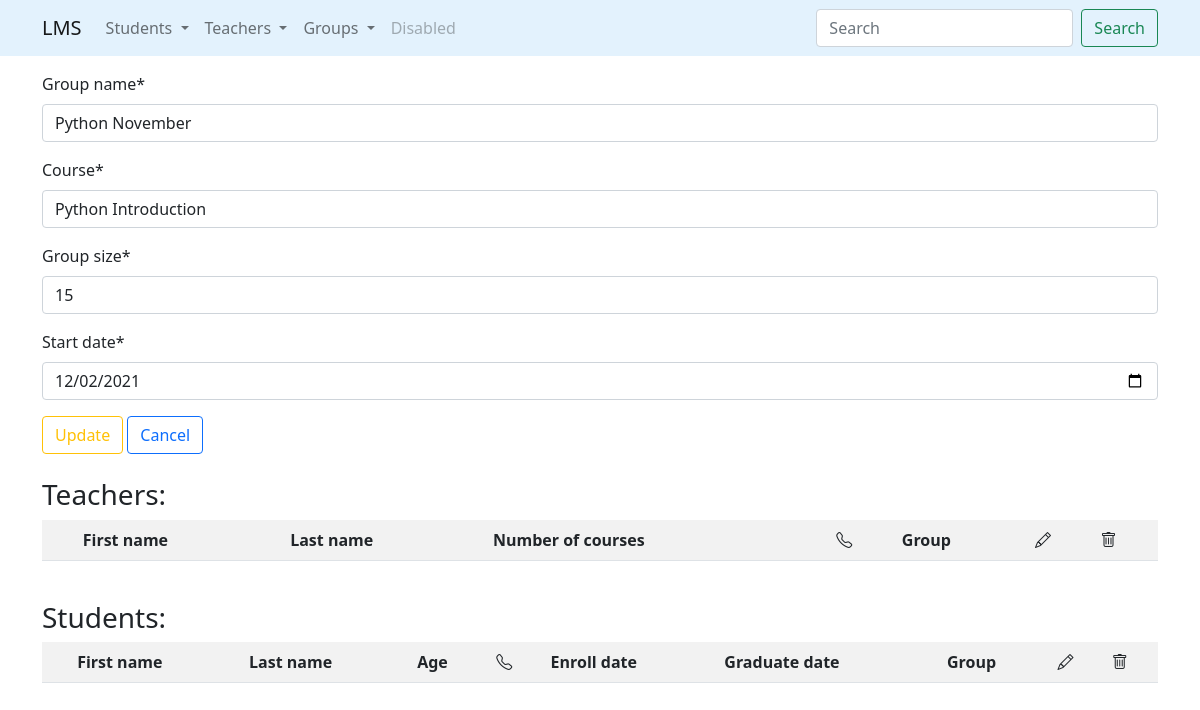
The app's page /groups/update/1/, older data.
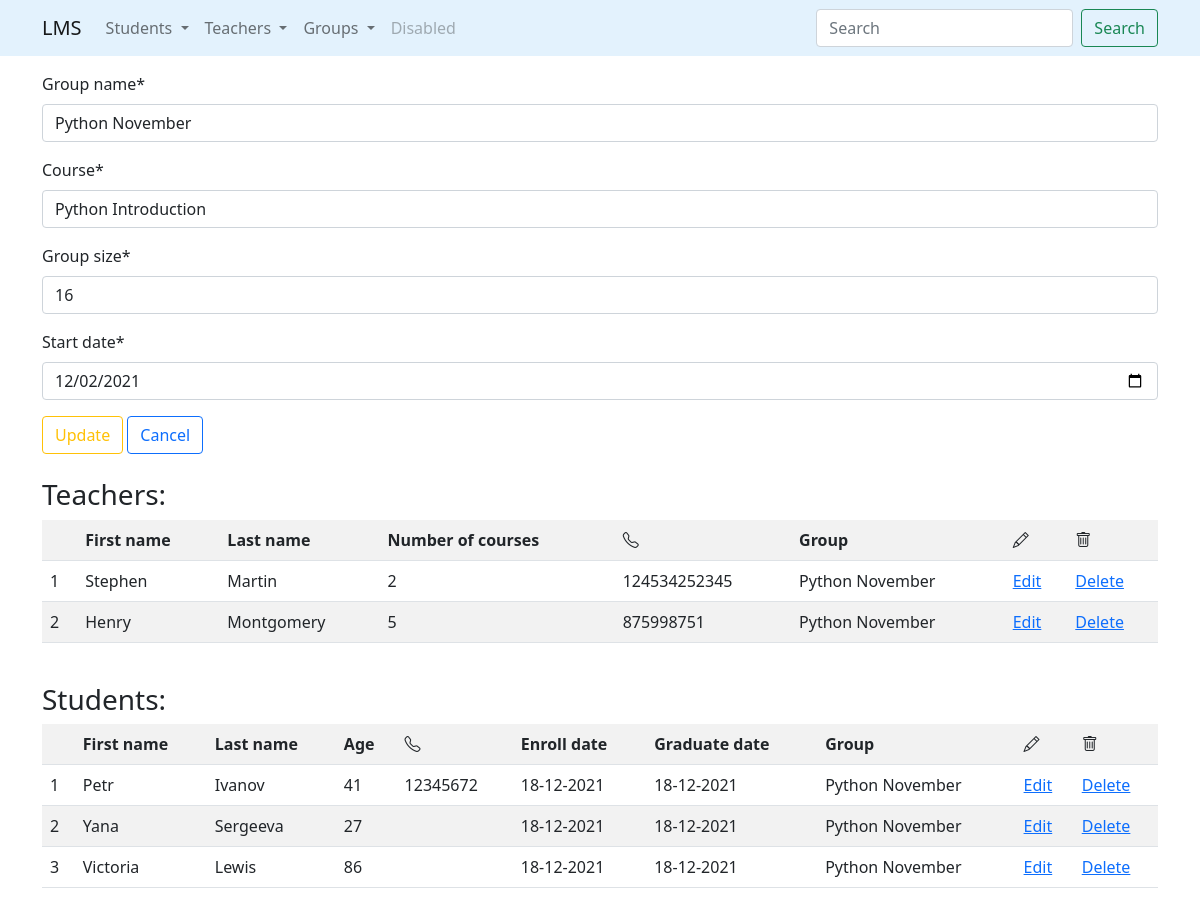
The same page, newer data.
### groups/models.py (models this page shows)
class Group(models.Model):
    group_name = models.CharField(
        max_length=100,
        validators=[MinLengthValidator(2)]
    )
    course = models.CharField(
        max_length=100,
        validators=[MinLengthValidator(2)]
    )
    group_size = models.IntegerField()
    start_date = models.DateField(default=datetime.date.today)
    def __str__(self):
        return self.group_name

### teachers/models.py (models this page shows, shortened)
class Teacher(models.Model):
    first_name = models.CharField(
        max_length=100,
        validators=[MinLengthValidator(2)]
    )
    last_name = models.CharField(
        max_length=100,
        validators=[MinLengthValidator(2)]
    )
    num_of_courses = models.IntegerField()
    employment_date = models.DateField(default=datetime.date.today)
    phone_number = models.CharField(
        max_length=20,
        default='',
        validators=[
            MinLengthValidator(7),
            unique_number_validator
        ]
    )
    group = models.ForeignKey(
        Group,
        on_delete=models.SET_NULL,
        null=True,
        related_name='teachers'
    )

### students/models.py (models this page shows, shortened)
class Students(models.Model):
    first_name = models.CharField(
        max_length=100,
        validators=[MinLengthValidator(2)]
    )
    last_name = models.CharField(
        max_length=100,
        validators=[MinLengthValidator(2)]
    )
    age = models.IntegerField()
    birthday = models.DateField(
        default=datetime.date.today,
        validators=[AdultValidator(20)]
    )
    phone_number = models.CharField(
        max_length=20,
        default='',
        validators=[
            MinLengthValidator(7),
            unique_number_validator
        ]
    )
    enroll_date = models.DateField(default=datetime.date.today)
    graduate_date = models.DateField(default=datetime.date.today)
    group = models.ForeignKey(
        Group,
        on_delete=models.SET_NULL,
        null=True,
        related_name='students'
    )

### groups/views.py (the view)
# urls.py: path('update/<int:pk>/', update_group, name='update'),
def update_group(request, pk):
    group = get_object_or_404(Group, id=pk)
    if request.method == 'GET':
        form = GroupCreateForm(instance=group)
    elif request.method == 'POST':
        form = GroupCreateForm(data=request.POST, instance=group)
        if form.is_valid():
            form.save()
            return HttpResponseRedirect(reverse('groups:list'))
    return render(
        request=request,
        template_name='groups/update.html',
        context={
            'form': form,
            'group': group
        }
    )

### groups/forms.py
class GroupCreateForm(forms.ModelForm):
    class Meta:
        model = Group
        fields = [
            'group_name',
            'course',
            'group_size',
            'start_date'
        ]
        widgets = {
            'start_date': forms.DateInput(attrs={'type': 'date'})
        }

### groups/templates/groups/update.html (shortened to what this page needs)
{% extends 'base.html' %}
{% load crispy_forms_tags %}
{% block content %}
    <form method="post">
        {{ form | crispy }}
        <input class="btn btn-outline-warning" type="submit" value="Update">
        <a class="btn btn-outline-primary" href="{% url 'groups:list' %}">Cancel</a>
    </form>
    <br>
    <h3>Teachers:</h3>
    {% with list_object=group.teachers.all %}
        {% include 'includes/teachers_list_table.html' %}
    {% endwith %}
    <br>
    <h3>Students:</h3>
    {% with list_object=group.students.all %}
        {% include 'includes/students_list_table.html' %}
    {% endwith %}
{% endblock %}

### templates/includes/teachers_list_table.html
<table class="table table-striped table-hover">
    <tr>
        <th></th>
        <th>First name</th>
        <th>Last name</th>
        <th>Number of courses</th>
        <th><i class="bi bi-telephone"></i></th>
        <th>Group</th>
        <th><i class="bi bi-pencil"></i></th>
        <th><i class="bi bi-trash"></i></th>
    </tr>
    {% for teacher in list_object %}
        <tr>
            <td>{{ forloop.counter }}</td>
            <td>{{ teacher.first_name }}</td>
            <td>{{ teacher.last_name }}</td>
            <td>{{ teacher.num_of_courses }}</td>
            <td>{{ teacher.phone_number }}</td>
            <td>{% if teacher.group is not None %}
                {{ teacher.group }}
            {% endif %}</td>
            <td><a href="{% url 'teachers:update' teacher.id %}">Edit</a></td>
            <td><a href="{% url 'teachers:delete' teacher.id %}">Delete</a></td>
        </tr>
    {% endfor %}
</table>

### templates/includes/students_list_table.html
<table class="table table-striped table-hover">
    <tr>
        <th></th>
        <th>First name</th>
        <th>Last name</th>
        <th>Age</th>
        <th><i class="bi bi-telephone"></i></th>
        <th>Enroll date</th>
        <th>Graduate date</th>
        <th>Group</th>
        <th><i class="bi bi-pencil"></i></th>
        <th><i class="bi bi-trash"></i></th>
    </tr>
    {% for student in list_object %}
        <tr>
            <td>{{ forloop.counter }}</td>
            <td>{{ student.first_name }}</td>
            <td>{{ student.last_name }}</td>
            <td>{{ student.age }}</td>
            <td>{{ student.phone_number }}</td>
            <td>{{ student.enroll_date }}</td>
            <td>{{ student.graduate_date }}</td>
            <td>{% if student.group is not None %}
                {{ student.group }}
            {% endif %}</td>
            <td><a href="{% url 'students:update' student.id %}">Edit</a></td>
            <td><a href="{% url 'students:delete' student.id %}">Delete</a></td>
        </tr>
    {% endfor %}
</table>

Row changes from the older to the newer data that the page shows:
changed Group "Python November": group_size "15" → "16"
now on this page (row edited): Teacher: first_name "Stephen", last_name "Martin", num_of_courses "2", phone_number "124534252345", group "Python November"
now on this page (row edited): Teacher: first_name "Henry", last_name "Montgomery", num_of_courses "5", phone_number "875998751", group "Python November"
now on this page (row edited): Students: first_name "Petr", last_name "Ivanov", age "41", phone_number "12345672", enroll_date "18-12-2021", graduate_date "18-12-2021", group "Python November"
now on this page (row edited): Students: first_name "Yana", last_name "Sergeeva", age "27", enroll_date "18-12-2021", graduate_date "18-12-2021", group "Python November"
now on this page (row edited): Students: first_name "Victoria", last_name "Lewis", age "86", enroll_date "18-12-2021", graduate_date "18-12-2021", group "Python November"
